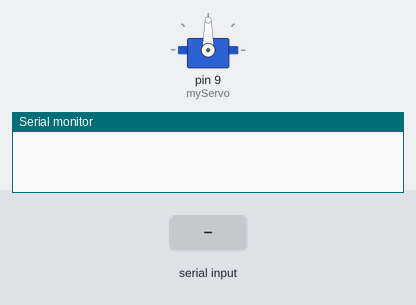
Recording of a sketch running on a simulated Arduino Uno, built with avr-gcc and run on an emulated ATmega328P. Parts: servo, the last lines printed to the serial monitor. The test bench sets the inputs (shaded band).

Above: at 1.2 s.
1.3 s: "5\n" received over Serial
At 3.5 s:
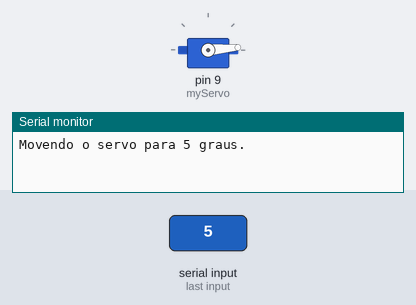
3.8 s: "90\n" received over Serial
At 5.5 s:
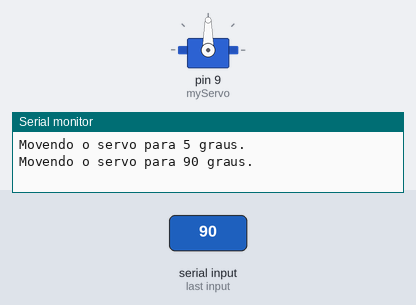
Timing chart, 0 to 7.0 s (numbered marks = the images above; inputs shaded):
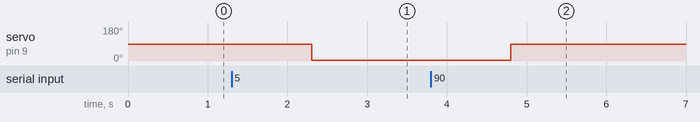

The sketch:

controle_servo_serial.ino
```cpp
#include <Servo.h>

Servo myServo;  // Cria um objeto servo para controlar um servo motor

void setup() {
  myServo.attach(9);  // Anexa o servo no pino 9
  Serial.begin(9600);  // Inicia a comunicação serial
}

void loop() {
  if (Serial.available() > 0) {  // Checa se há dados disponíveis para ler na porta serial
    String input = Serial.readString();  // Lê a entrada como string
    input.trim();  // Remove espaços em branco e quebras de linha

    if (isNumber(input)) {  // Checa se a entrada é um número
      int angle = input.toInt();  // Converte a string para um inteiro
      if (angle >= 0 && angle <= 180) {  // Verifica se o ângulo está no intervalo permitido para servos
        myServo.write(angle);  // Move o servo para o ângulo especificado
        Serial.println("Movendo o servo para " + String(angle) + " graus.");
      } else {
        Serial.println("Erro: digite um valor entre 0 e 180.");
      }
    } else {
      Serial.println("Erro: entrada inválida. Digite um número.");
    }
  }
}

// Função para verificar se a string é um número
bool isNumber(String str) {
  for (char c : str) {
    if (!isDigit(c)) {
      return false;
    }
  }
  return true;
}
```

Measured:
- after the input at 1.3 s, servo on pin 9 (myServo): 90° → 5° after 1.0 s
- after the input at 3.8 s, servo on pin 9 (myServo): 5° → 90° after 1.0 s
